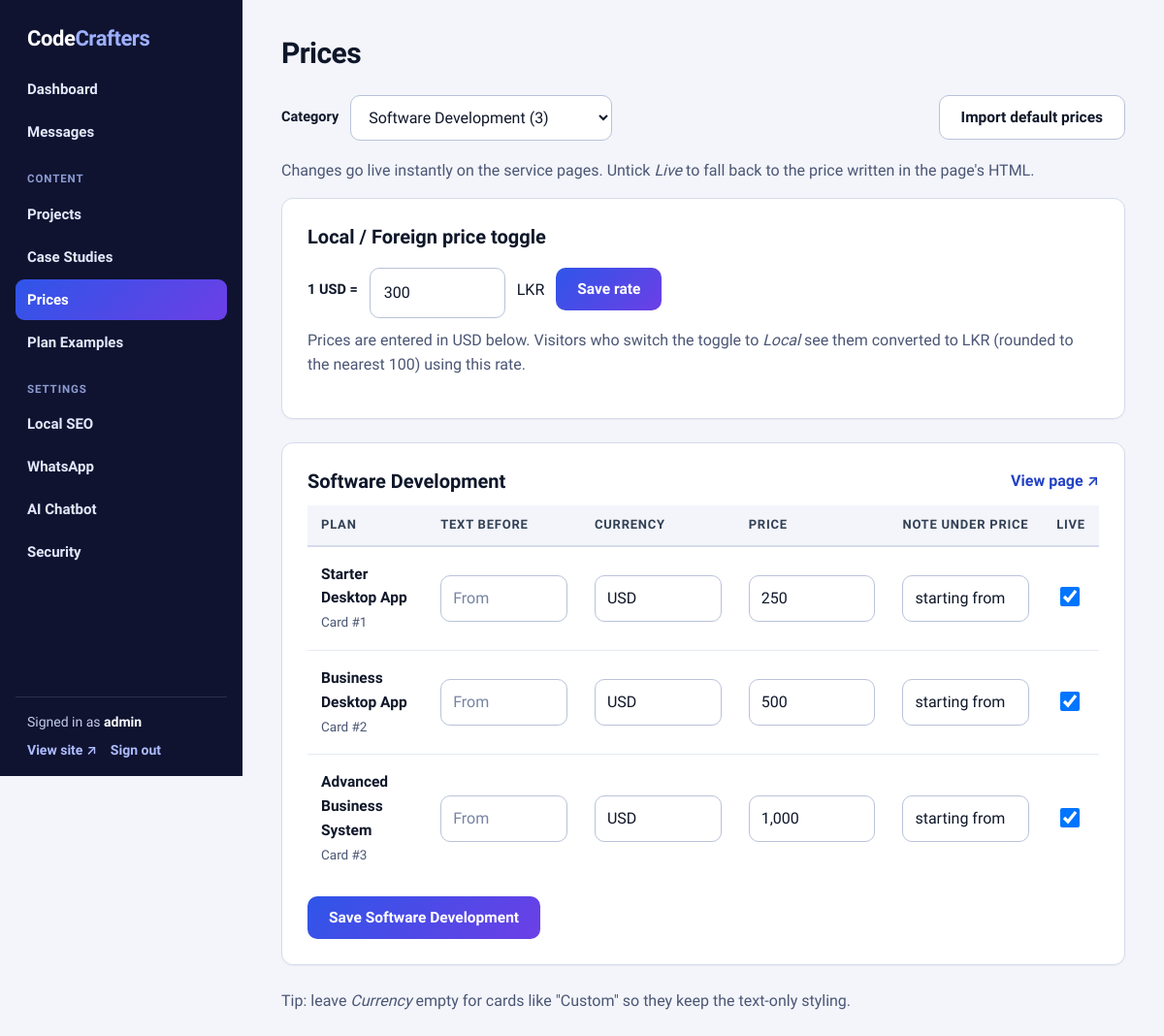
The app's page /admin/prices.php (signed in) with its own data.
### tables this page shows
CREATE TABLE IF NOT EXISTS pricing_plans (
    id          INT UNSIGNED AUTO_INCREMENT PRIMARY KEY,
    page_slug   VARCHAR(60)  NOT NULL,
    position    TINYINT UNSIGNED NOT NULL,
    plan_name   VARCHAR(120) NOT NULL,
    currency    VARCHAR(12)  NOT NULL DEFAULT 'USD',
    prefix      VARCHAR(20)  NOT NULL DEFAULT '',
    amount      VARCHAR(40)  NOT NULL,
    note        VARCHAR(120) NOT NULL DEFAULT '',
    is_active   TINYINT(1)   NOT NULL DEFAULT 1,
    updated_at  TIMESTAMP    NOT NULL DEFAULT CURRENT_TIMESTAMP ON UPDATE CURRENT_TIMESTAMP,
    UNIQUE KEY uq_page_pos (page_slug, position)
);

### api/bootstrap.php (called while the page is built, shortened)
<?php
function cfg(string $key, $default = null)
{
    return $GLOBALS['cfg'][$key] ?? $default;
}
function db(): PDO
{
    static $pdo = null;
    if ($pdo === null) {
        $dsn = 'mysql:host=' . cfg('db_host') . ';dbname=' . cfg('db_name') . ';charset=utf8mb4';
        $pdo = new PDO($dsn, cfg('db_user'), cfg('db_pass'), [
            PDO::ATTR_ERRMODE            => PDO::ERRMODE_EXCEPTION,
            PDO::ATTR_DEFAULT_FETCH_MODE => PDO::FETCH_ASSOC,
            PDO::ATTR_EMULATE_PREPARES   => false,
        ]);
    }
    return $pdo;
}
function e($value): string
{
    return htmlspecialchars((string) $value, ENT_QUOTES | ENT_SUBSTITUTE, 'UTF-8');
}

### admin/prices.php (the view, shortened to what this page needs)
<?php
require __DIR__ . '/../api/bootstrap.php';
require __DIR__ . '/_layout.php';
$PAGES = [
    'software-development' => 'Software Development',
    'web-design'           => 'Web Design & Development',
    'website-maintenance'  => 'Website Maintenance',
    'seo'                  => 'Search Engine Optimization',
    'mobile-app'           => 'Mobile App Development',
    'finance'              => 'Finance',
    'education'            => 'Education',
    'retail'               => 'Retail',
    'logistics'            => 'Logistics',
];
$cat = (string) ($_GET['cat'] ?? '');
if (!isset($PAGES[$cat])) {
    $cat = (string) array_key_first($PAGES);
}
$byPage = [];
try {
    $all = db()->query('SELECT * FROM pricing_plans ORDER BY page_slug, position')->fetchAll();
    foreach ($all as $p) {
        $byPage[$p['page_slug']][] = $p;
    }
} catch (Throwable $ex) {
    error_log('prices list: ' . $ex->getMessage());
    flash('Could not load prices. Run database/prices.sql to create the pricing_plans table.', 'err');
}
$usdLkrRate = '300';
?>
<div class="toolbar">
    <form method="get" class="filter-form">
        <label for="cat">Category</label>
        <select name="cat" id="cat" onchange="this.form.submit()">
            <?php foreach ($PAGES as $slug => $label): ?>
                <option value="<?= e($slug) ?>" <?= $cat === $slug ? 'selected' : '' ?>><?= e($label) ?><?= !empty($byPage[$slug]) ? ' (' . count($byPage[$slug]) . ')' : '' ?></option>
            <?php endforeach; ?>
        </select>
    </form>
    <form method="post" action="prices.php?cat=<?= e($cat) ?>">
        <button class="btn ghost" name="action" value="import_defaults">Import default prices</button>
    </form>
</div>
<p class="muted">Changes go live instantly on the service pages. Untick <em>Live</em> to fall back to the price written in the page's HTML.</p>
<section class="panel">
    <div class="panel-head"><h2>Local / Foreign price toggle</h2></div>
    <form method="post" action="prices.php?cat=<?= e($cat) ?>" class="filter-form">
        <label for="rate">1 USD =</label>
        <input id="rate" name="rate" type="number" step="0.01" min="1" max="100000" value="<?= e($usdLkrRate) ?>" required style="max-width:140px">
        <span>LKR</span>
        <button class="btn" type="submit">Save rate</button>
    </form>
    <p class="muted" style="margin-top:10px">Prices are entered in USD below. Visitors who switch the toggle to <em>Local</em> see them converted to LKR (rounded to the nearest 100) using this rate.</p>
</section>
<?php foreach ($PAGES as $slug => $label):
    if (empty($byPage[$slug]) || $cat !== $slug) {
        continue;
    } ?>
    <section class="panel" id="p-<?= e($slug) ?>">
        <div class="panel-head">
            <h2><?= e($label) ?></h2>
            <a href="../<?= e($slug) ?>.html" target="_blank" rel="noopener">View page ↗</a>
        </div>
        <form method="post" action="prices.php?cat=<?= e($cat) ?>">
            <table class="price-table">
                <thead>
                <tr>
                    <th>Plan</th><th>Text before</th><th>Currency</th><th>Price</th><th>Note under price</th><th>Live</th>
                </tr>
                </thead>
                <tbody>
                <?php foreach ($byPage[$slug] as $p): $id = (int) $p['id']; ?>
                    <tr>
                        <td>
                            <strong><?= e($p['plan_name']) ?></strong><br><small>Card #<?= (int) $p['position'] ?></small>
                        </td>
                        <td><input name="plan[<?= $id ?>][prefix]" value="<?= e($p['prefix']) ?>" maxlength="20" placeholder="From"></td>
                        <td><input name="plan[<?= $id ?>][currency]" value="<?= e($p['currency']) ?>" maxlength="12" placeholder="USD"></td>
                        <td><input name="plan[<?= $id ?>][amount]" value="<?= e($p['amount']) ?>" maxlength="40" required placeholder="500 or Custom"></td>
                        <td><input name="plan[<?= $id ?>][note]" value="<?= e($p['note']) ?>" maxlength="120" placeholder="starting from"></td>
                        <td><input type="checkbox" class="cb" name="plan[<?= $id ?>][is_active]" value="1" <?= $p['is_active'] ? 'checked' : '' ?>></td>
                    </tr>
                <?php endforeach; ?>
                </tbody>
            </table>
            <div class="actions" style="margin-top:14px">
                <button class="btn" type="submit">Save <?= e($label) ?></button>
            </div>
        </form>
    </section>
<?php endforeach; ?>
<p class="muted">Tip: leave <em>Currency</em> empty for cards like "Custom" so they keep the text-only styling.</p>

### admin/assets/admin.css (style rules this page uses)
:root { --bg: #f3f5fa; --panel: #ffffff; --ink: #0f172a; --ink-2: #334155; --muted: #4b5675; --line: #d5dbea; --line-soft: #e6eaf4; --brand: #2f55e8; --brand-dark: #2342c4; --brand-2: #6c3fe6; --danger: #c7262d; --ok: #0f7a4f; --side: #0f1330; --radius: 12px; }
* { box-sizing: border-box; }
html { font-size: 16px; }
body { margin: 0; font: 16px/1.6 "Plus Jakarta Sans", system-ui, -apple-system, "Segoe UI", Roboto, sans-serif; -webkit-font-smoothing: antialiased; color: var(--ink); background: var(--bg); display: flex; min-height: 100vh; }
a { color: var(--brand-dark); text-decoration: none; font-weight: 600; }
small { font-size: 13.5px; }
small, .muted { color: var(--muted); }
.panel { background: var(--panel); border: 1px solid var(--line); border-radius: var(--radius); padding: 26px; margin-bottom: 24px; overflow-x: auto; box-shadow: 0 1px 2px rgba(15, 23, 42, .04); }
.panel h2 { margin: 0 0 16px; font-size: 20px; line-height: 1.3; font-weight: 700; }
.panel-head { display: flex; justify-content: space-between; align-items: center; gap: 12px; margin-bottom: 12px; }
.panel-head h2 { margin: 0; }
table { width: 100%; border-collapse: collapse; font-size: 15.5px; }
th { text-align: left; font-size: 13px; font-weight: 700; text-transform: uppercase; letter-spacing: .06em; color: var(--ink-2); padding: 10px 14px; background: #f3f5fb; border-bottom: 2px solid var(--line); }
td { padding: 16px 14px; border-bottom: 1px solid var(--line-soft); vertical-align: top; }
tr:last-child td { border-bottom: 0; }
label { display: block; font-weight: 700; font-size: 14.5px; color: var(--ink); margin-bottom: 16px; }
input, select, textarea { display: block; width: 100%; margin-top: 7px; padding: 12px 14px; font: inherit; font-size: 16px; font-weight: 500; color: var(--ink); border: 1.5px solid #b9c2da; border-radius: 10px; background: #fff; }
input::placeholder, textarea::placeholder { color: #7683a3; font-weight: 400; }
.btn { display: inline-block; border: 0; cursor: pointer; font: inherit; font-size: 15.5px; font-weight: 700; color: #fff; background: linear-gradient(135deg, var(--brand), var(--brand-2)); padding: 12px 22px; border-radius: 10px; line-height: 1.3; }
.btn.ghost { background: #fff; color: var(--ink); border: 1.5px solid #b9c2da; }
.actions { display: flex; gap: 12px; flex-wrap: wrap; align-items: center; }
.toolbar { display: flex; justify-content: space-between; align-items: center; gap: 14px; flex-wrap: wrap; margin-bottom: 18px; }
.price-table input { margin-top: 0; min-width: 100px; padding: 10px 12px; }
.price-table td { vertical-align: middle; }
.price-table input.cb { width: 20px; height: 20px; min-width: 0; }
.filter-form { display: flex; align-items: center; gap: 12px; }
.filter-form label { margin: 0; }
.filter-form select { margin: 0; min-width: 260px; width: auto; }

### records on screen
pricing_plans: plan_name "Starter Desktop App", position "1", currency "USD", amount "250", note "starting from", is_active "☑"
pricing_plans: plan_name "Business Desktop App", position "2", currency "USD", amount "500", note "starting from", is_active "☑"
pricing_plans: plan_name "Advanced Business System", position "3", currency "USD", amount "1,000", note "starting from", is_active "☑"

### other values on screen
$label "Dashboard"
$label "Messages"
$group "CONTENT"
$label "Projects"
$label "Case Studies"
$label "Prices"
$label "Plan Examples"
$group "SETTINGS"
$label "Local SEO"
$label "WhatsApp"
$label "AI Chatbot"
$label "Security"
$user['username'] "admin"
$title "Prices"
$label "Software Development"
